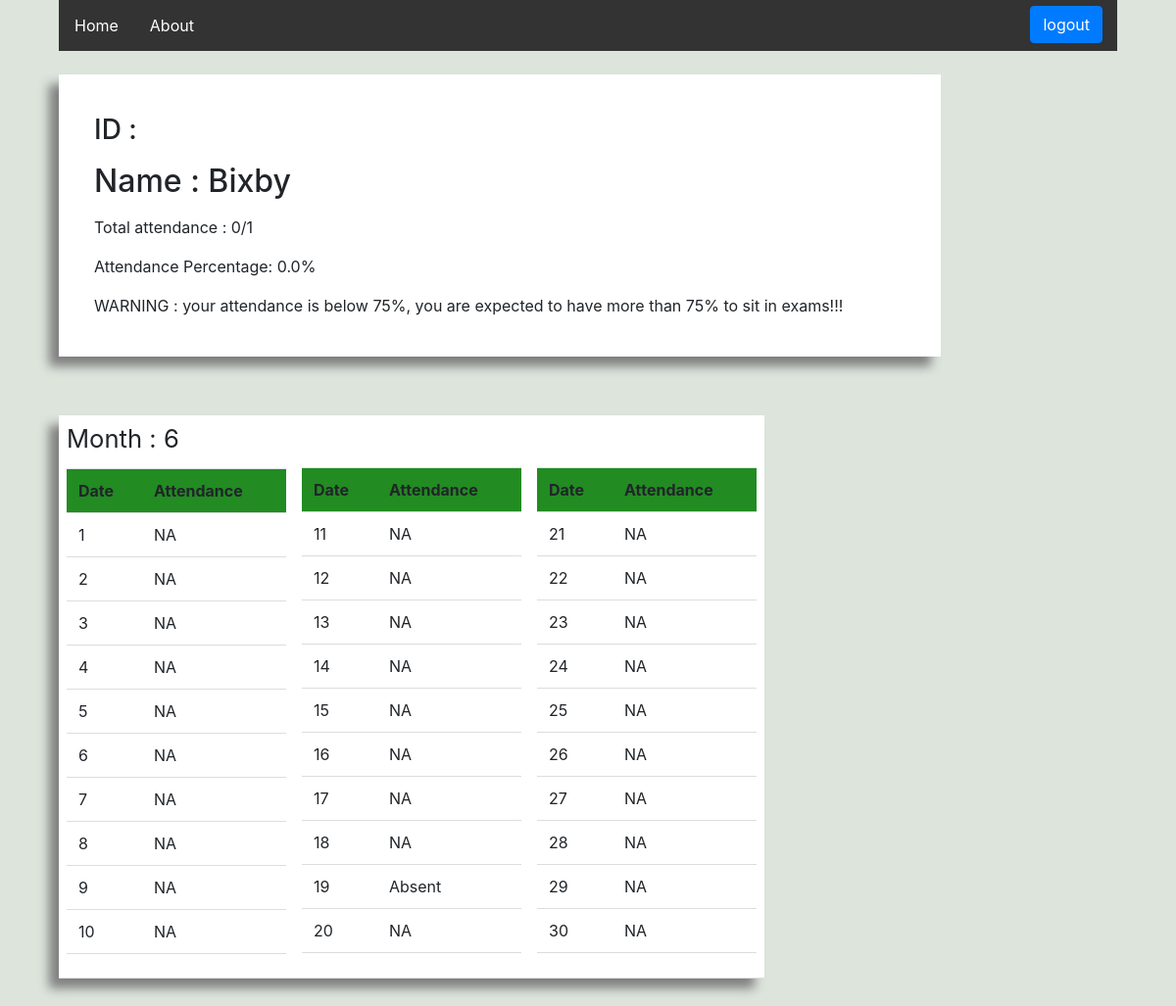
The app's page /student-attendance/28/ (signed in) with its own data.
### attendance/models.py (models this page shows, shortened)
class Student(models.Model):
    user = models.OneToOneField(CustomUser,on_delete = models.CASCADE,default = 1)
    name = models.CharField(max_length = 100)

class Attendance(models.Model):
    datetime_var = datetime.now()
    month = datetime_var.month
    ATTENDANCE_CHOICES = (('Present','P'),('Absent','A'),('NA','NA'))
    month = models.CharField(default = month,max_length = 100 )
    user = models.ManyToManyField(Student)
    day1 = models.CharField(choices = ATTENDANCE_CHOICES,max_length = 100,default ='NA')
    day2 = models.CharField(choices = ATTENDANCE_CHOICES,max_length = 100,default ='NA')
    day3 = models.CharField(choices = ATTENDANCE_CHOICES,max_length = 100,default ='NA')
    day4 = models.CharField(choices = ATTENDANCE_CHOICES,max_length = 100,default ='NA')
    day5 = models.CharField(choices = ATTENDANCE_CHOICES,max_length = 100,default ='NA')
    day6 = models.CharField(choices = ATTENDANCE_CHOICES,max_length = 100,default ='NA')
    day7 = models.CharField(choices = ATTENDANCE_CHOICES,max_length = 100,default ='NA')
    day8 = models.CharField(choices = ATTENDANCE_CHOICES,max_length = 100,default ='NA')
    day9 = models.CharField(choices = ATTENDANCE_CHOICES,max_length = 100,default ='NA')
    day10 = models.CharField(choices = ATTENDANCE_CHOICES,max_length = 100,default ='NA')
    day11 = models.CharField(choices = ATTENDANCE_CHOICES,max_length = 100,default ='NA')
    day12 = models.CharField(choices = ATTENDANCE_CHOICES,max_length = 100,default ='NA')
    day13 = models.CharField(choices = ATTENDANCE_CHOICES,max_length = 100,default ='NA')
    day14 = models.CharField(choices = ATTENDANCE_CHOICES,max_length = 100,default ='NA')
    day15 = models.CharField(choices = ATTENDANCE_CHOICES,max_length = 100,default ='NA')
    day16 = models.CharField(choices = ATTENDANCE_CHOICES,max_length = 100,default ='NA')
    day17 = models.CharField(choices = ATTENDANCE_CHOICES,max_length = 100,default ='NA')
    day18 = models.CharField(choices = ATTENDANCE_CHOICES,max_length = 100,default ='NA')
    day19 = models.CharField(choices = ATTENDANCE_CHOICES,max_length = 100,default ='NA')
    day20 = models.CharField(choices = ATTENDANCE_CHOICES,max_length = 100,default ='NA')
    day21 = models.CharField(choices = ATTENDANCE_CHOICES,max_length = 100,default ='NA')
    day22 = models.CharField(choices = ATTENDANCE_CHOICES,max_length = 100,default ='NA')
    day23 = models.CharField(choices = ATTENDANCE_CHOICES,max_length = 100,default ='NA')
    day24 = models.CharField(choices = ATTENDANCE_CHOICES,max_length = 100,default ='NA')
    day25 = models.CharField(choices = ATTENDANCE_CHOICES,max_length = 100,default ='NA')
    day26 = models.CharField(choices = ATTENDANCE_CHOICES,max_length = 100,default ='NA')
    day27 = models.CharField(choices = ATTENDANCE_CHOICES,max_length = 100,default ='NA')
    day28 = models.CharField(choices = ATTENDANCE_CHOICES,max_length = 100,default ='NA')
    day29 = models.CharField(choices = ATTENDANCE_CHOICES,max_length = 100,default ='NA')
    day30 = models.CharField(choices = ATTENDANCE_CHOICES,max_length = 100,default ='NA')
    day31 = models.CharField(choices = ATTENDANCE_CHOICES,max_length = 100,default ='NA')

### attendance/views.py (the view)
# urls.py: url(r'^student-attendance/(?P<pk>[0-9]+)/$', views.StudentAttendance,name = 'StudentAttendance'),
@login_required
def StudentAttendance(request,pk):
    student = Student.objects.get(id = pk)
    attendances = Attendance.objects.filter(user = student)
    if request.user.is_teacher == True or request.user == student.user:
        attendance_variable = count_attendance(pk)
        out_of_attendance_variable = out_of_attendance(pk)
        if out_of_attendance_variable == 0:
            attendance_percentage = 0
        else:
            attendance_percentage = (attendance_variable/out_of_attendance_variable)*100
        if attendance_percentage < 75 and out_of_attendance_variable != 0:
            message = "WARNING : your attendance is below 75%, you are expected to have more than 75% to sit in exams!!!"
        else:
            message = ""
        return render(request,'StudentAttendance.html',{'student':student,'attendances':attendances,'attendance_variable':attendance_variable,'out_of_attendance_variable':out_of_attendance_variable,'attendance_percentage':attendance_percentage,'message':message})
    else:
        return HttpResponse('You can\'t access this')

### attendance/templates/StudentAttendance.html (shortened to what this page needs)
<html>
    <head>
            <link rel="stylesheet" href="https://maxcdn.bootstrapcdn.com/bootstrap/4.3.1/css/bootstrap.min.css">
    </head>
    <body>
            <ul>
                    <div>
                        <li><a id = "link" href="#home">Home</a></li>
                        <li ><a id = "link" href="#about">About</a></li>
                    </div>
                    <div class="top-logout">
                        <li style='padding-left:15px;padding-right:15px;padding-top: 6px'><a class='btn btn-primary'id = "link" href ="/auth_urls/logout/">logout</a></li>
                    </div>
                </ul>
        <div class="student-details">
        <p><h3>ID : {{student.username}}</h3></p>
        <p><h2>Name : {{student.name}}</h3></p>
        <P>Total attendance : {{attendance_variable}}/{{out_of_attendance_variable}}</P>
        <p>Attendance Percentage: {{attendance_percentage}}%</p>
        <p>{{message}}</p>
        </div>
        {% for attendance in attendances %}
            <table class="parent-table ">
                <td>
                    <table  class="table  table-hover">
                        <tr><p id = "show-month">Month : {{attendance.month}}</p></tr>
                        <tr>
                            <th class = "table-head">Date</th>
                            <th class = "table-head"> Attendance</th>
                        </tr>
                        <tr>
                            <td>1</td>
                            <td>{{attendance.day1}}</td>
                        </tr>
                        <tr>
                            <td>2</td>
                            <td>{{attendance.day2}}</td>
                        </tr>
                        <tr>
                            <td>3</td>
                            <td>{{attendance.day3}}</td>
                        </tr>
                        <tr>
                            <td>4</td>
                            <td>{{attendance.day4}}</td>
                            </tr>
                        <tr>
                            <td>5</td>
                            <td>{{attendance.day5}}</td>
                        </tr>
                        <tr>
                            <td>6</td>
                            <td>{{attendance.day6}}</td>
                        </tr>
                        <tr>
                            <td>7</td>
                            <td>{{attendance.day7}}</td>
                        </tr>
                        <tr>
                            <td>8</td>
                            <td>{{attendance.day8}}</td>
                        </tr>
                        <tr>
                            <td>9</td>
                            <td>{{attendance.day9}}</td>
                        </tr>
                        <tr>
                            <td>10</td>
                            <td>{{attendance.day10}}</td>
                        </tr>
                    </table>
                </td>
                <td>
                    <table class="table table-hover">
                        <tr><p id = "white-hide">month : {{attendance.month}}</p></tr>
                        <tr>
                            <th class="table-head">Date</th>
                            <th class="table-head">Attendance</th>
                        </tr>
                        <tr>
                            <td>11</td>
                            <td>{{attendance.day11}}</td>
                        </tr>
                        <tr>
                            <td>12</td>
                            <td>{{attendance.day12}}</td>
                        </tr>
                        <tr>
                            <td>13</td>
                            <td>{{attendance.day13}}</td>
                        </tr>
                        <tr>
                            <td>14</td>
                            <td>{{attendance.day14}}</td>
                        </tr>
                        <tr>
                            <td>15</td>
                            <td>{{attendance.day15}}</td>
                        </tr>
                        <tr>
                            <td>16</td>
                            <td>{{attendance.day16}}</td>
                        </tr>
                        <tr>
                            <td>17</td>
                            <td>{{attendance.day17}}</td>
                        </tr>
                        <tr>
                            <td>18</td>
                            <td>{{attendance.day18}}</td>
                        </tr>
                        <tr>
                            <td>19</td>
                            <td>{{attendance.day19}}</td>
                        </tr>
                        <tr>
                            <td>20</td>
                            <td>{{attendance.day20}}</td>
                        </tr>
                    </table>
                </td>
                <td>
                    <table class="table   table-hover">
                        <tr><p id = "white-hide">month : {{attendance.month}}</p></tr>
                        <tr>
                            <th class="table-head">Date</td>
                            <th class="table-head">Attendance</td>
                        <tr>
                            <td>21</td>
                            <td>{{attendance.day21}}</td>
                        </tr>
                        <tr>
                            <td>22</td>
                            <td>{{attendance.day22}}</td>
                        </tr>
                        <tr>
                            <td>23</td>
                            <td>{{attendance.day23}}</td>
                        </tr>
                        <tr>
                            <td>24</td>
                        <td>{{attendance.day24}}</td>
                        </tr>
                        <tr>
                            <td>25</td>
                            <td>{{attendance.day25}}</td>
                        </tr>
                        <tr>
                            <td>26</td>
                            <td>{{attendance.day26}}</td>
                        </tr>
                        <tr>
                            <td>27</td>
                            <td>{{attendance.day27}}</td>
                        </tr>
                        <tr>
                            <td>28</td>
                            <td>{{attendance.day28}}</td>
                        </tr>
                        <tr>
                            <td>29</td>
                            <td>{{attendance.day29}}</td>
                        </tr>
                        <tr>
                            <td>30</td>
                            <td>{{attendance.day30}}</td>
                        </tr>
                    </table>
        {% endfor %}
    </body>
</html>

### attendance/templates/StudentAttendance.html (style rules this page uses)
ul { list-style-type: none; margin: 0; padding: 0; overflow: hidden; background-color: #333; width:90%; margin-left:5%; }
li { float: left; }
li a { display: block; color: white; text-align: center; padding: 14px 16px; text-decoration: none; }
#link { text-decoration: none; color : white; }
.top-logout { display: inline-block; float: right; }
.parent-table { margin: 5%; padding: 5%; background: white; box-shadow: -10px 10px 10px gray; }
table { border-collapse: collapse; width: 60%; }
th, td { padding: 8px; text-align: left; border-bottom: 1px solid #ddd; }
.table-head { background: #228B22; }
.student-details { margin-left:5%; margin-top:2%; background: white; width: 900px; padding: 2% 3%; box-shadow: -10px 10px 10px gray; }
#white-hide { color:white; font-size: 1.5em; }
#show-month { font-size: 1.6em; }
body { background : rgb(220, 228, 220); }

### records on screen
Student: name "Bixby"
Attendance: month "6", day1 "NA", day2 "NA", day3 "NA", day4 "NA", day5 "NA", day6 "NA", day7 "NA", day8 "NA", day9 "NA", day10 "NA", day11 "NA", day12 "NA", day13 "NA", day14 "NA", day15 "NA", day16 "NA", day17 "NA", day18 "NA", day19 "Absent", day20 "NA", day21 "NA", day22 "NA", day23 "NA", day24 "NA", day25 "NA", day26 "NA", day27 "NA", day28 "NA", day29 "NA", day30 "NA"

### other values on screen
{{ attendance_variable }} "0"
{{ out_of_attendance_variable }} "1"
{{ attendance_percentage }} "0.0"
{{ message }} "WARNING : your attendance is below 75%, you are expected to have more than 75% to sit in exams!!!"
